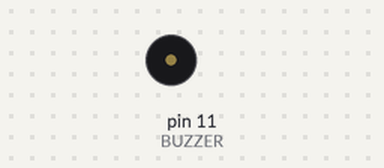
Recording of a sketch running on a simulated Arduino Uno, built with avr-gcc and run on an emulated ATmega328P. Parts: buzzer (waves = sounding). What the sketch prints to the serial monitor is not drawn.

Above: at 0.1 s.
Timing chart, 0 to 1.6 s (numbered marks = the images above):
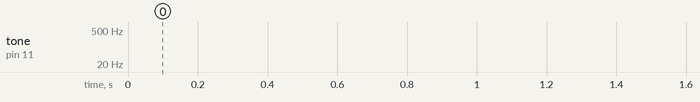

The sketch:

sketch_oct14a.ino
```cpp
#define BUZZER 11

void setup()
{
  Serial.begin(9600);
  pinMode(BUZZER,OUTPUT);
}

void loop()
{

  int l = 4000;

  for(int i = 0; i < l; i++)
  {
    Serial.println(i);
    tone(BUZZER,i,30);
  }

  for(int i = l; i > 0; i--)
  {
    Serial.println(i);
    tone(BUZZER,i,30);
  }
}
```
